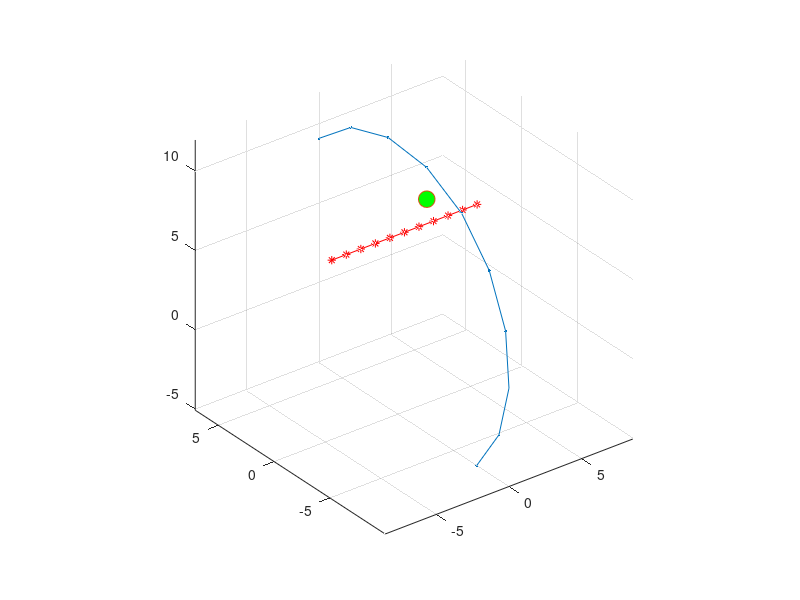

The MATLAB source for this figure: (Note: this script raises an error after producing the figure.)
function test_draggable

w = 10;

[mpath.x,mpath.y,mpath.z] = create_circular_path(w);

figure
curve = plot3(mpath.x,mpath.y,mpath.z+2,'.-');
axis equal
grid on
hold on

id = round(2/3*numel(mpath.x));
pt.x = mpath.x(id);
pt.y = mpath.y(id);
pt.z = mpath.z(id);

ln.x = (-5:5) + pt.x + 0;
ln.y = repmat(pt.y,size(ln.x)) + 2 ;
ln.z = repmat(pt.z,size(ln.x)) - 3 ;

point = plot3(pt.x,pt.y,pt.z,'Marker','o','MarkerFaceColor','g','MarkerSize',12);

line = plot3(ln.x,ln.y,ln.z,'Marker','*','Linestyle','-','Color','r');

axis tight
%draggable(point)
%draggable(point,'ConstrainTo',curve)
draggable(point,'ConstrainTo',curve,'ButtonUpFcn',@my_button_up_fcn)
%draggable(point,'ConstrainTo',curve,'EndFcn',@()my_end_fcn(gca))

draggable(line)%,'ConstrainTo',curve)

axis auto
axis tight


%------------ Interactive plane ----------%
p0  = [0 0 0];
nml = [1 0 0];
p = createPlane(p0,nml);

hp = drawPlane3d(p);

draggable(hp,'AllowRotate',1)

%keyboard


function [x,y,z] = create_circular_path(radius)
theta = linspace(-3*pi/4,pi/4,10);
x = 0.*theta;
y = radius.*sin(theta);
z = radius.*cos(theta);

function my_button_up_fcn(hobj)
title(ancestor(hobj,'axes'),num2str(rand(1)))


function my_end_fcn(ax)
title(ax,'FUNCTION DISABLED!!!!')
